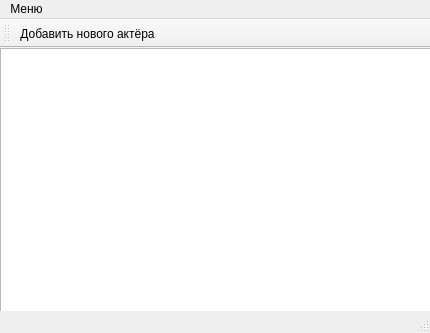
<?xml version="1.0" encoding="UTF-8"?>
<ui version="4.0">
 <class>MainWindow</class>
 <widget class="QMainWindow" name="MainWindow">
  <property name="geometry">
   <rect>
    <x>0</x>
    <y>0</y>
    <width>430</width>
    <height>333</height>
   </rect>
  </property>
  <property name="windowTitle">
   <string>MainWindow</string>
  </property>
  <widget class="QWidget" name="centralwidget">
   <widget class="QTableView" name="tableView">
    <property name="geometry">
     <rect>
      <x>0</x>
      <y>0</y>
      <width>431</width>
      <height>281</height>
     </rect>
    </property>
   </widget>
  </widget>
  <widget class="QMenuBar" name="menubar">
   <property name="geometry">
    <rect>
     <x>0</x>
     <y>0</y>
     <width>430</width>
     <height>21</height>
    </rect>
   </property>
   <widget class="QMenu" name="menu">
    <property name="title">
     <string>Меню</string>
    </property>
    <addaction name="action"/>
   </widget>
   <addaction name="menu"/>
  </widget>
  <widget class="QStatusBar" name="statusbar"/>
  <widget class="QToolBar" name="toolBar">
   <property name="windowTitle">
    <string>toolBar</string>
   </property>
   <attribute name="toolBarArea">
    <enum>TopToolBarArea</enum>
   </attribute>
   <attribute name="toolBarBreak">
    <bool>false</bool>
   </attribute>
   <addaction name="action"/>
  </widget>
  <action name="action">
   <property name="icon">
    <iconset resource="resources.qrc">
     <normaloff>:/icons/Note-add.svg</normaloff>:/icons/Note-add.svg</iconset>
   </property>
   <property name="text">
    <string>Добавить нового актёра</string>
   </property>
  </action>
 </widget>
 <resources>
  <include location="resources.qrc"/>
 </resources>
 <connections/>
</ui>
